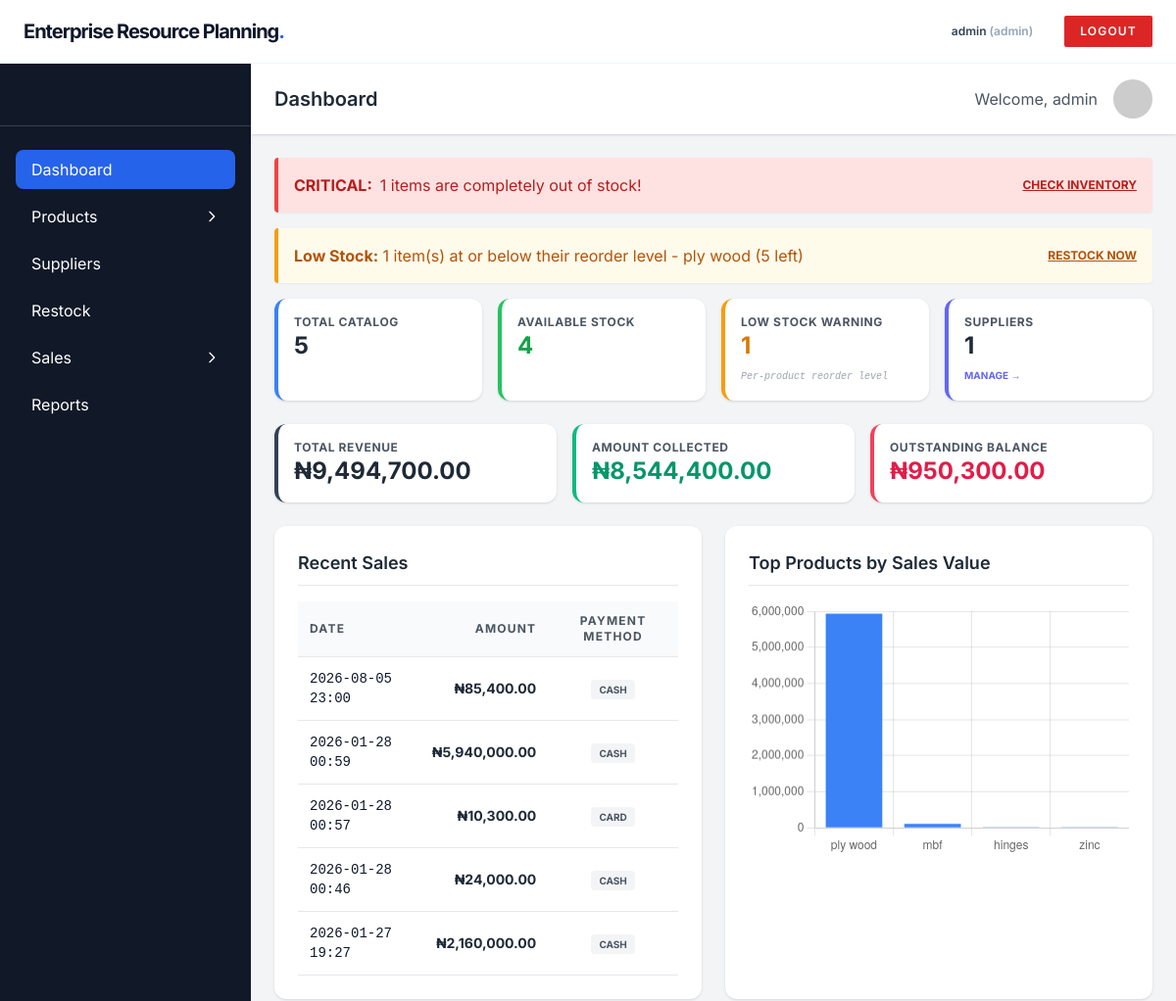
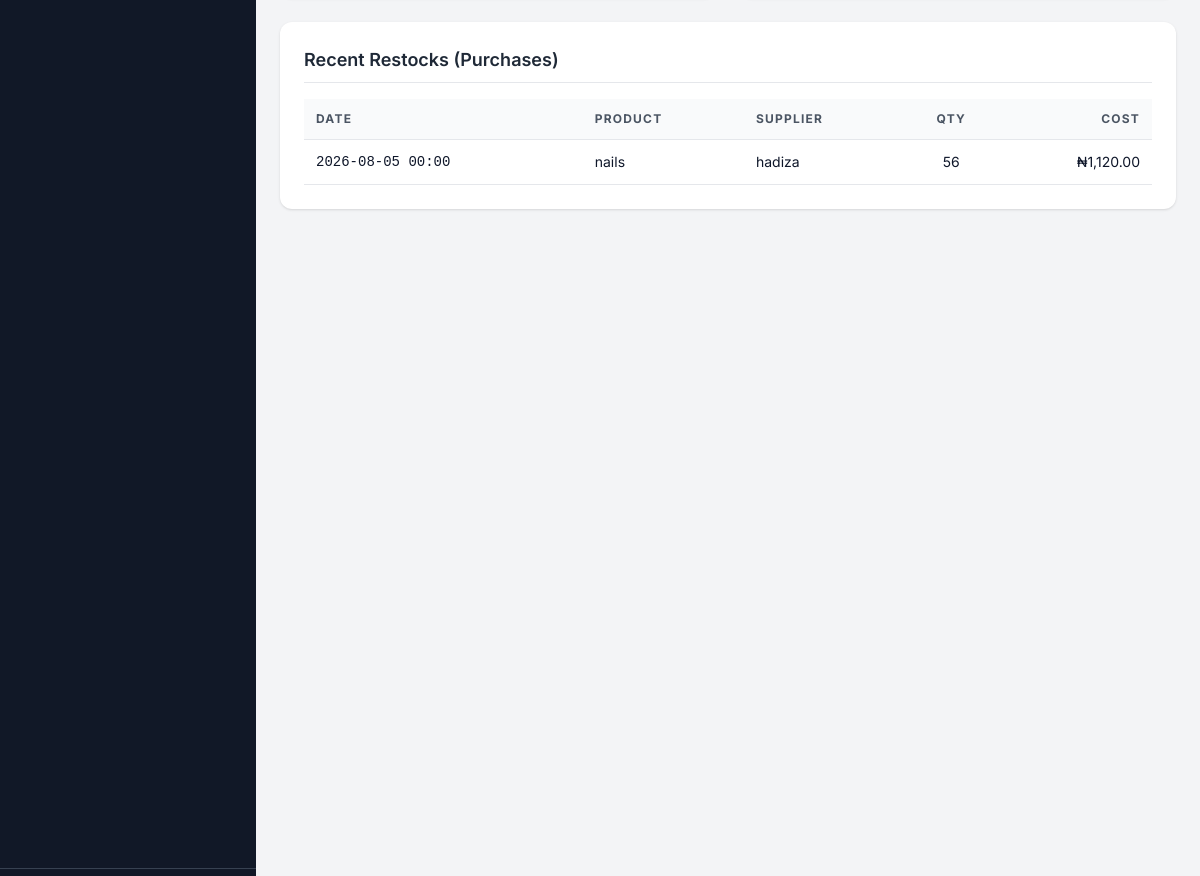
Page /dashboard.php (signed in) on the committed database (2 pictures, top to bottom).
### tables this page shows
CREATE TABLE `products` (
  `id` int(11) NOT NULL,
  `name` varchar(150) NOT NULL,
  `sku` varchar(100) DEFAULT NULL,
  `category` varchar(100) DEFAULT NULL,
  `price` decimal(10,2) NOT NULL DEFAULT 0.00,
  `cost_price` decimal(10,2) NOT NULL DEFAULT 0.00,
  `quantity` int(11) NOT NULL DEFAULT 0,
  `reorder_level` int(11) NOT NULL DEFAULT 5,
  `description` text DEFAULT NULL,
  `created_at` timestamp NOT NULL DEFAULT current_timestamp()
);

CREATE TABLE `sales` (
  `id` int(11) NOT NULL,
  `user_id` int(11) DEFAULT NULL,
  `total_amount` decimal(12,2) NOT NULL,
  `paid_amount` decimal(12,2) NOT NULL,
  `payment_method` varchar(50) DEFAULT NULL,
  `customer_name` varchar(150) DEFAULT NULL,
  `created_at` timestamp NOT NULL DEFAULT current_timestamp(),
  `sale_date` datetime NOT NULL DEFAULT current_timestamp()
);

CREATE TABLE `purchases` (
  `id` int(11) NOT NULL,
  `supplier_id` int(11) DEFAULT NULL,
  `user_id` int(11) DEFAULT NULL,
  `product_id` int(11) DEFAULT NULL,
  `quantity` int(11) NOT NULL,
  `unit_cost` decimal(10,2) NOT NULL DEFAULT 0.00,
  `total_cost` decimal(12,2) NOT NULL,
  `received_at` date NOT NULL,
  `created_at` timestamp NOT NULL DEFAULT current_timestamp()
);

CREATE TABLE `suppliers` (
  `id` int(11) NOT NULL,
  `name` varchar(150) NOT NULL,
  `contact` varchar(100) DEFAULT NULL,
  `email` varchar(100) DEFAULT NULL,
  `address` text DEFAULT NULL,
  `created_at` timestamp NOT NULL DEFAULT current_timestamp()
);

### dashboard.php (the view, shortened to what this page needs)
<?php
require_once __DIR__ . '/config/db.php';
$total_products = $pdo->query("SELECT COUNT(*) FROM products")->fetchColumn();
$available_stock = $pdo->query("SELECT COUNT(*) FROM products WHERE quantity > 0")->fetchColumn();
$low_stock_count = $pdo->query("
    SELECT COUNT(*) FROM products
    WHERE quantity <= reorder_level AND quantity > 0
")->fetchColumn();
$out_of_stock_count = $pdo->query("SELECT COUNT(*) FROM products WHERE quantity <= 0")->fetchColumn();
$total_revenue   = $pdo->query("SELECT SUM(total_amount) FROM sales")->fetchColumn() ?: 0;
$total_collected = $pdo->query("SELECT SUM(paid_amount) FROM sales")->fetchColumn() ?: 0;
$outstanding      = $total_revenue - $total_collected;
$total_suppliers = $pdo->query("SELECT COUNT(*) FROM suppliers")->fetchColumn();
$recent_sales = $pdo->query("
    SELECT
        s.sale_date,
        s.total_amount,
        s.payment_method
    FROM sales s
    ORDER BY s.sale_date DESC
    LIMIT 5
")->fetchAll(PDO::FETCH_ASSOC);
$top_products = $pdo->query("
    SELECT p.name, SUM(si.subtotal) AS total_value
    FROM sale_items si
    JOIN products p ON si.product_id = p.id
    GROUP BY p.id
    ORDER BY total_value DESC
    LIMIT 5
")->fetchAll(PDO::FETCH_ASSOC);
$top_products_labels = array_column($top_products, 'name');
$top_products_values = array_column($top_products, 'total_value');
$low_stock_items = $pdo->query("
    SELECT name, quantity, reorder_level
    FROM products
    WHERE quantity <= reorder_level AND quantity > 0
    ORDER BY quantity ASC
")->fetchAll(PDO::FETCH_ASSOC);
$recent_purchases = $pdo->query("
    SELECT pu.received_at, pu.quantity, pu.total_cost, p.name AS product_name, s.name AS supplier_name
    FROM purchases pu
    JOIN products p ON pu.product_id = p.id
    JOIN suppliers s ON pu.supplier_id = s.id
    ORDER BY pu.received_at DESC
    LIMIT 5
")->fetchAll(PDO::FETCH_ASSOC);
include __DIR__ . '/header.php';
?>
<div class="flex min-h-screen bg-gray-100">
    <?php include __DIR__ . '/sidebar.php'; ?>
    <div class="flex-1 flex flex-col">
        <header class="bg-white shadow px-6 py-4 flex justify-between items-center">
            <h1 class="text-xl font-semibold text-gray-800">Dashboard</h1>
            <div class="flex items-center space-x-4">
                <span class="text-gray-600">Welcome, <?= htmlspecialchars($_SESSION['user']['username']) ?></span>
                <img src="https://ui-avatars.com/api/?name=<?= urlencode($_SESSION['user']['username']) ?>" class="w-10 h-10 rounded-full" alt="User Avatar">
            </div>
        </header>
        <main class="p-4 sm:p-6 w-full">
            <?php if ($out_of_stock_count > 0): ?>
                <div class="mb-4 p-4 bg-red-100 border-l-4 border-red-500 text-red-700 flex justify-between items-center rounded shadow-sm">
                    <span class="flex items-center gap-2">
                        <strong>CRITICAL:</strong> <?= $out_of_stock_count ?> items are completely out of stock!
                    </span>
                    <a href="products/index.php" class="text-xs font-bold uppercase underline">Check Inventory</a>
                </div>
            <?php endif; ?>
            <?php if ($low_stock_count > 0): ?>
                <div class="mb-4 p-4 bg-amber-50 border-l-4 border-amber-500 text-amber-700 rounded shadow-sm flex justify-between items-center">
                    <span>
                        <strong>Low Stock:</strong> <?= $low_stock_count ?> item(s) at or below their reorder level -
                        <?= htmlspecialchars(implode(', ', array_map(
                            fn($p) => $p['name'] . " ({$p['quantity']} left)",
                            array_slice($low_stock_items, 0, 5)
                        ))) ?><?= count($low_stock_items) > 5 ? '...' : '' ?>
                    </span>
                    <a href="restock.php" class="text-xs font-bold uppercase underline whitespace-nowrap ml-4">Restock Now</a>
                </div>
            <?php endif; ?>
            <div class="grid grid-cols-1 sm:grid-cols-2 lg:grid-cols-4 gap-4 mb-6">
                <div class="bg-white p-4 rounded-xl shadow hover:shadow-lg transition border-l-4 border-blue-500">
                    <h2 class="text-gray-600 text-xs font-bold uppercase tracking-wider">Total Catalog</h2>
                    <p class="text-2xl font-bold text-gray-800"><?= (int)$total_products ?></p>
                </div>
                <div class="bg-white p-4 rounded-xl shadow hover:shadow-lg transition border-l-4 border-green-500">
                    <h2 class="text-gray-600 text-xs font-bold uppercase tracking-wider">Available Stock</h2>
                    <p class="text-2xl font-bold text-green-600"><?= (int)$available_stock ?></p>
                </div>
                <div class="bg-white p-4 rounded-xl shadow hover:shadow-lg transition border-l-4 <?= ($low_stock_count > 0) ? 'border-amber-500 bg-amber-50' : 'border-gray-200' ?>">
                    <h2 class="text-gray-600 text-xs font-bold uppercase tracking-wider">Low Stock Warning</h2>
                    <p class="text-2xl font-bold <?= ($low_stock_count > 0) ? 'text-amber-600' : 'text-gray-800' ?>">
                        <?= (int)$low_stock_count ?>
                    </p>
                    <span class="text-[10px] text-gray-400 italic font-mono">Per-product reorder level</span>
                </div>
                <div class="bg-white p-4 rounded-xl shadow hover:shadow-lg transition border-l-4 border-indigo-500">
                   <h2 class="text-gray-600 text-xs font-bold uppercase tracking-wider">Suppliers</h2>
                   <p class="text-2xl font-bold text-gray-800"><?= (int)$total_suppliers ?></p>
                   <a href="suppliers.php" class="text-[10px] text-indigo-500 font-bold uppercase hover:underline">Manage &rarr;</a>
                </div>
            </div>
            <div class="grid grid-cols-1 sm:grid-cols-3 gap-4 mb-6">
                <div class="bg-white p-4 rounded-xl shadow border-l-4 border-slate-700">
                   <h2 class="text-gray-600 text-xs font-bold uppercase tracking-wider">Total Revenue</h2>
                   <p class="text-2xl font-bold text-gray-800">&#8358;<?= number_format($total_revenue, 2) ?></p>
                </div>
                <div class="bg-white p-4 rounded-xl shadow border-l-4 border-emerald-500">
                    <h2 class="text-gray-600 text-xs font-bold uppercase tracking-wider">Amount Collected</h2>
                    <p class="text-2xl font-bold text-emerald-600">&#8358;<?= number_format($total_collected, 2) ?></p>
                </div>
                <div class="bg-white p-4 rounded-xl shadow border-l-4 border-rose-500">
                    <h2 class="text-gray-600 text-xs font-bold uppercase tracking-wider">Outstanding Balance</h2>
                    <p class="text-2xl font-bold text-rose-600">&#8358;<?= number_format($outstanding, 2) ?></p>
                </div>
            </div>
            <div class="grid grid-cols-1 lg:grid-cols-2 gap-6 mb-6">
                <div class="bg-white p-4 sm:p-6 rounded-xl shadow overflow-x-auto">
                    <h2 class="text-lg font-semibold text-gray-800 mb-4 border-b pb-2">Recent Sales</h2>
                    <table class="min-w-full text-left border-collapse table-auto">
                        <thead>
                            <tr class="bg-gray-50">
                                <th class="p-3 text-gray-600 text-xs uppercase font-bold tracking-widest border-b">Date</th>
                                <th class="p-3 text-gray-600 text-xs uppercase font-bold tracking-widest border-b text-right">Amount</th>
                                <th class="p-3 text-gray-600 text-xs uppercase font-bold tracking-widest border-b text-center">Payment Method</th>
                            </tr>
                        </thead>
                        <tbody>
                            <?php if (empty($recent_sales)): ?>
                                <tr>
                                    <td colspan="3" class="p-6 border-b text-center text-gray-400 text-sm italic font-mono">No recent sales records found.</td>
                                </tr>
                            <?php else: ?>
                                <?php foreach ($recent_sales as $sale): ?>
                                    <tr class="hover:bg-gray-50 transition-colors">
                                        <td class="p-3 border-b text-sm font-mono"><?= date('Y-m-d H:i', strtotime($sale['sale_date'])) ?></td>
                                        <td class="p-3 border-b text-sm font-bold text-gray-800 text-right">&#8358;<?= number_format($sale['total_amount'], 2) ?></td>
                                        <td class="p-3 border-b text-sm text-center">
                                            <span class="px-2 py-1 bg-gray-100 rounded text-[10px] font-bold uppercase text-gray-600"><?= htmlspecialchars($sale['payment_method']) ?></span>
                                        </td>
                                    </tr>
                                <?php endforeach; ?>
                            <?php endif; ?>
                        </tbody>
                    </table>
                </div>
                <div class="bg-white p-4 sm:p-6 rounded-xl shadow">
                    <h2 class="text-lg font-semibold text-gray-800 mb-4 border-b pb-2">Top Products by Sales Value</h2>
                    <?php if (empty($top_products)): ?>
                        <p class="text-center text-gray-400 text-sm italic font-mono py-6">No sales data yet.</p>
                    <?php else: ?>
                        <canvas id="topProductsChart" height="200"></canvas>
                        <script>
                            new Chart(document.getElementById('topProductsChart'), {
                                type: 'bar',
                                data: {
                                    labels: <?= json_encode($top_products_labels) ?>,
                                    datasets: [{
                                        label: 'Sales Value',
                                        data: <?= json_encode($top_products_values) ?>,
                                        backgroundColor: '#3b82f6'
                                    }]
                                },
                                options: {
                                    responsive: true,
                                    plugins: { legend: { display: false } },
                                    scales: { y: { beginAtZero: true } }
                                }
                            });
                        </script>
                    <?php endif; ?>
                </div>
            </div>
            <div class="bg-white p-4 sm:p-6 rounded-xl shadow overflow-x-auto">
                <h2 class="text-lg font-semibold text-gray-800 mb-4 border-b pb-2">Recent Restocks (Purchases)</h2>
                <table class="min-w-full text-left border-collapse table-auto">
                    <thead>
                        <tr class="bg-gray-50">
                            <th class="p-3 text-gray-600 text-xs uppercase font-bold tracking-widest border-b">Date</th>
                            <th class="p-3 text-gray-600 text-xs uppercase font-bold tracking-widest border-b">Product</th>
                            <th class="p-3 text-gray-600 text-xs uppercase font-bold tracking-widest border-b">Supplier</th>
                            <th class="p-3 text-gray-600 text-xs uppercase font-bold tracking-widest border-b text-center">Qty</th>
                            <th class="p-3 text-gray-600 text-xs uppercase font-bold tracking-widest border-b text-right">Cost</th>
                        </tr>
                    </thead>
                    <tbody>
                        <?php if (empty($recent_purchases)): ?>
                            <tr>
                                <td colspan="5" class="p-6 border-b text-center text-gray-400 text-sm italic font-mono">No restocks recorded yet.</td>
                            </tr>
                        <?php else: ?>
                            <?php foreach ($recent_purchases as $pu): ?>
                                <tr class="hover:bg-gray-50 transition-colors">
                                    <td class="p-3 border-b text-sm font-mono"><?= date('Y-m-d H:i', strtotime($pu['received_at'])) ?></td>
                                    <td class="p-3 border-b text-sm"><?= htmlspecialchars($pu['product_name']) ?></td>
                                    <td class="p-3 border-b text-sm"><?= htmlspecialchars($pu['supplier_name']) ?></td>
                                    <td class="p-3 border-b text-sm text-center"><?= (int)$pu['quantity'] ?></td>
                                    <td class="p-3 border-b text-sm text-right">&#8358;<?= number_format($pu['total_cost'], 2) ?></td>
                                </tr>
                            <?php endforeach; ?>
                        <?php endif; ?>
                    </tbody>
                </table>
            </div>
        </main>
    </div>
</div>
<?php include __DIR__ . '/footer.php'; ?>

### rows in the picture
products: name+quantity "ply wood (5 left)"
sales: sale_date "2026-08-05 23:00", total_amount "85,400.00", payment_method "CASH"
sales: sale_date "2026-01-28 00:59", total_amount "5,940,000.00", payment_method "CASH"
sales: sale_date "2026-01-28 00:57", total_amount "10,300.00", payment_method "CARD"
sales: sale_date "2026-01-28 00:46", total_amount "24,000.00", payment_method "CASH"
sales: sale_date "2026-01-27 19:27", total_amount "2,160,000.00", payment_method "CASH"
purchases: received_at "2026-08-05 00:00", product.name "nails", supplier.name "hadiza", quantity "56", total_cost "1,120.00"

### other values in the picture
$_SESSION['user']['username'] "admin"
$_SESSION['user']['role'] "admin"
$out_of_stock_count "1"
$low_stock_count "1"
$total_products "5"
$available_stock "4"
$total_suppliers "1"
$total_revenue "9,494,700.00"
$total_collected "8,544,400.00"
$outstanding "950,300.00"
chart data {{ json_encode($top_products_labels) }} ["ply wood","mbf","hinges","zinc"]
chart data {{ json_encode($top_products_values) }} ["5940000.00","108000.00","6700.00","5000.00"]
